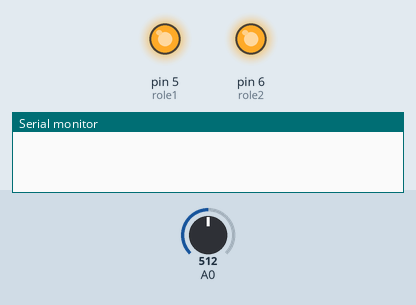
Simulated run of this sketch. Board: Arduino Uno, built with avr-gcc and run on an emulated ATmega328P. Parts: output pins drawn as LEDs (lit = HIGH), the last lines printed to the serial monitor. Inputs (shaded band) come from the test bench; at power-on: A0 = 512.

Above: at 2.3 s.
2.4 s: A0 set to 533
At 4.6 s:
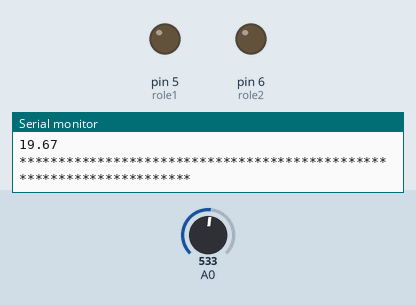
5.2 s: A0 set to 511
8.2 s: A0 set to 716
At 13.3 s:
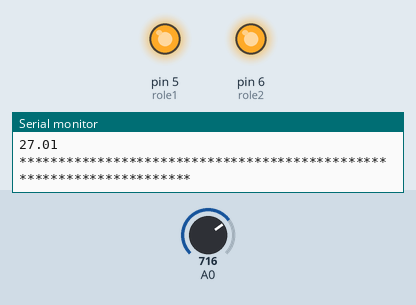
Timing chart, 0 to 16.9 s (numbered marks = the images above; inputs shaded):
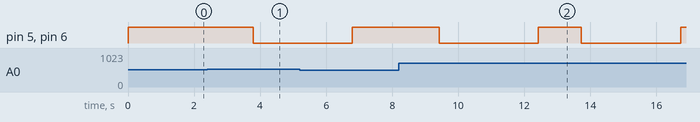

Measured:
- the behaviour switches between 514 and 515 on A0 (found by bisection; images 0 and 1)
- after the input at 2.4 s, pin 5 (role1), pin 6 (role2): HIGH → LOW after 1.4 s
- after the input at 8.2 s, pin 5 (role1), pin 6 (role2): alternates HIGH for 1.3 s and LOW for 3.0 s, starting after 1.2 s

The sketch:

kagit_kesme_makinesi_kodlama.ino
```cpp
/*
**************************************************************************************************************************************
**                                                                                                                                  **
**                                                                                                                                  **
**      ____________   ________  ___    ___  ________             ___    ___  ________  _______     ___  __    ___                  **
**     |\_____   ____\|\   __  \|\  \  |\  \|\   __  \           |\  \  /  /||\   __  \|\   ___  \ |\  \|\  \ |\  \                 **
**     \|____|\  \___|\ \  \|\  \ \  \_\_\  \ \  \|\  \          \ \  \/  / |\ \  \|\  \ \  \__|\  \ \  \/  /|  \  \                **
**           \ \  \    \ \   __  \ \   ___   \ \   __  \          \ \    / /  \ \   _  _\ \  \  \\  | \   ___  \ \  \               **
**            \ \  \    \ \  \ \  \ \  \__|\  \ \  \ \  \   __     \ /  / /    \ \  \\  \\ \  \__/  /\ \  \\ \  \ \  \____          **
**             \ \__\    \ \__\ \__\ \__\ \ \__\ \__\ \__\ |\__\ __ /  / /      \ \__\\ _\\ \______/ |\ \__\\ \__\ \_______\        **
**              \|__|     \|__|\|__|\|__|  \|__|\|__|\|__| \|__||\____/ /        \|__|\|__|\|______|/  \|__| \|__|\|_______|        **
**                                                               \|___|/                                                            **
**                                                                                                                                  **
**                                                                                                                                  **
**                                                            TAHA YURDAKUL                                                         **
**                                                       tahayurdakul@icloud.com                                                    **
**                                                                                                                                  **
**                                               KAGIT KESME MAKINESI PROTOTIP YAZILIMI                                             **
**                                                                                                                                  **
**   Not: bu kodda ACS712 Akim sensörü ile DC akim olcumu yaparak serial monitorde deger akisini gormekteyiz.                       **
**   eger ACS712 modulunu AC akim olcmek icin kullanicaksaniz https://github.com/tahayrdkl/Arduino vermis oldugum linkten           **
**   AC akim olcmek icin kullanilacak olan kodu temin edebilirsiniz.                                                                **
**                                                                                                                                  **
**************************************************************************************************************************************
*/
int role1 = 5;
int role2 = 6;

float motorun_calisma_amperi = 0 ;
float zorlanmadaki_akim_farki =  0.1  ; // zorlanma aninda motorun geri donus yapabilmesi icin olmasi gereken amper farki
/*
    Not: "0,1" olarak verilen deger tamamen rastgele secilmistir.
   "0,1" degerini serial monitore bakarak projenizin normal durumdayken
   cektigi akima gore hesapliyarak degistirebilirsiniz.
*/

void setup()
{

  Serial.begin(9600);
  pinMode(role1 ,OUTPUT);
  pinMode(role2 ,OUTPUT);
  // motor yonunu degistirmek icin motor kutuplarini degistirecek standart 5v 2way role kullaniyoruz.

  digitalWrite(role1,HIGH);
  digitalWrite(role2,HIGH);
  // roleleri tetetikte birakmamak icin sinyal verdim

  /*
  guc verilmesi gerekiyor cunku benim kullandığım roleler ters calısıyor
  "digitalWrite(role1,HIGH); , digitalWrite(role2,HIGH);"
  bu kismi kendi rolelerinizin calısma mantıgına bakarak düzeltebilirsiniz.
  kod devamindada; (role1 ve role2) icin HIGH komutunu LOW yapmayi veya LOW komutunu HIGH yapmayi unutmayin.

  */

  for (int i = 0; i < 1000 ; i++)
  {

    motorun_calisma_amperi = motorun_calisma_amperi + (.044 * analogRead(A0) - 3.78) / 1000;
    // "(.044 * analogRead(A0)" yazdiğim bu formul ACS712 30A Modeli icin gecerlidir.
    //  eger modulunuz ACS712 5A modeli ise "(.0264 * analogRead(A0) - 13.51)" bu formulu,
    //  ACS712 20A modeli ise "(.19 * analogRead(A0) -25)" bu formulu kullaniniz.
/*
motorun_calisma_amperi ===== motorun referans alacagi baslangic akimi.
 */
    delay(1);

  }

}


void loop()
 {


  float motor_calisirken = 0;
  for (int i = 0; i < 1000 ; i++)
  {

    motor_calisirken = motor_calisirken + (.044 * analogRead(A0) - 3.78) / 1000;
    // "(.044 * analogRead(A0)" yazdiğim bu formul ACS712 30A Modeli icin gecerlidir.
    //  eger modulunuz ACS712 5A modeli ise "(.0264 * analogRead(A0) - 13.51)" bu formulu,
    //  ACS712 20A modeli ise "(.19 * analogRead(A0) -25)" bu formulu kullaniniz.

    delay(1);

  }
/*
 motorun surekli olarak olcum yapmasini saglayan kisim
*/
  Serial.println("motorun_calisma_amperi:");
  Serial.println(motorun_calisma_amperi);
  Serial.println("*********************************************************************");
  Serial.println("su_anki_cektigi_akim:");
  Serial.println(motor_calisirken);
  Serial.println("*********************************************************************");


  if(motor_calisirken  >=  motorun_calisma_amperi  +  zorlanmadaki_akim_farki) // eger motorlarda zorlanma olursa.
  /*
    Not: "0,1" olarak verilen deger tamamen rastgele secilmistir.
   "0,1" degerini serial monitore bakarak projenizin normal durumdayken
   cektigi akima gore hesapliyarak degistirebilirsiniz.
   */
  {
   digitalWrite(role1,LOW);
   digitalWrite(role2,LOW);
   //motor guc kablolari rolelerin tetiksiz halindeki kisadevre yapan cikislarina baglanilacaktir
   delay(3000); // 3 saniye boyunca motorlar ters donecekler

   digitalWrite(role1,HIGH);// 3 saniye sonunda motorlar normal donuslerine devam edecekler
   digitalWrite(role2,HIGH);

   }

   else // eger motorlarda zorlanma olmazsa

   {
    digitalWrite(role1,HIGH);// normal donus yapacaklar
    digitalWrite(role2,HIGH);
   }
  }
```
